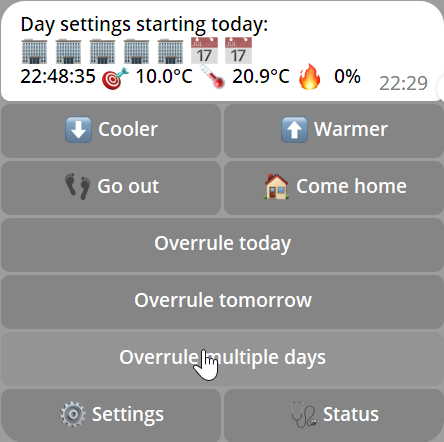
#> input picture 02 User interface/Example - holiday/Step 1.png, 444 x 442 px, given in place of firmware-home.ppm, which was not available
$ python export_remote_gallery.py
#> lines starting #> are read from the running program, lines starting #| are printed output that depends on the picture
"""Export native firmware framebuffer examples; run check_remote_native.cmd first."""
from pathlib import Path
from PIL import Image, ImageDraw
import html
root=Path(__file__).resolve().parents[1]
out=root/'artifacts/remote-ui'
groups=[('Menus', [('home','Hoofdpagina'),('menu','Menu'),('today','Vandaag'),('tomorrow','Morgen'),('period','Meer dagen'),('multiple','Dagtype meer dagen'),('settings','Instellingen'),('week','Weekschema'),('weekday','Dagtype weekschema')]),('Instellingen', [('times','Tijden'),('home-times','Tijden thuiswerken'),('office-times','Tijden kantoor'),('weekend-times','Tijden weekend'),('temperatures','Temperaturen'),('more','Meer instellingen'),('status','Verbindingsstatus'),('service','Service')]),('Bewerken en meldingen', [('edit-time','Tijd aanpassen'),('edit-comfort','Comforttemperatuur'),('edit-night','Nachttemperatuur'),('edit-offset','Sensorcorrectie'),('edit-duration','Aantal dagen'),('edit-unlimited','Onbeperkt'),('confirm-day','Dagtype bevestigen'),('confirm-auto','Automatisch bevestigen'),('confirm-restart','Herstart bevestigen'),('connecting','Verbinden'),('disconnected','Geen verbinding'),('radio-error','Radiofout')])]
parts=['<!doctype html><html lang="nl"><meta charset="utf-8"><title>Remote schermvoorbeelden</title><style>body{font:16px system-ui;background:#eee;color:#222;margin:24px}section{display:flex;flex-wrap:wrap;gap:20px}figure{margin:0 0 20px;background:white;padding:12px;border-radius:8px}figcaption{margin-bottom:10px}img{width:240px;height:320px}</style><h1>Remote schermvoorbeelden</h1><p>Getekend door de firmware op de computer, met voorbeeldwaarden.</p>']
for idx,(title,items) in enumerate(groups,1):
    cols=4;rows=(len(items)+cols-1)//cols
    sheet=Image.new('RGB',(cols*260,rows*360),'#eeeeee');d=ImageDraw.Draw(sheet)
#> after `sheet = Image.new('RGB', (cols * 260, rows * 360), '#eeeeee')`: sheet: PIL image 1040x1080 RGB; every value is 238
    parts.append('<h2>'+title+'</h2><section>')
    for n,(name,label) in enumerate(items):
        im=Image.open(out/('firmware-'+name+'.ppm'));im.save(out/('example-'+name+'.png'))
#> further down, im is the input picture: PIL image 444x442 RGB; mean R, G, B 161.3, 161.1, 161.2
        x=(n%cols)*260+10;y=(n//cols)*360
        d.text((x,y+8),label,fill='#222222');sheet.paste(im,(x,y+30))
#> after `sheet.paste(im, (x, y + 30))`:
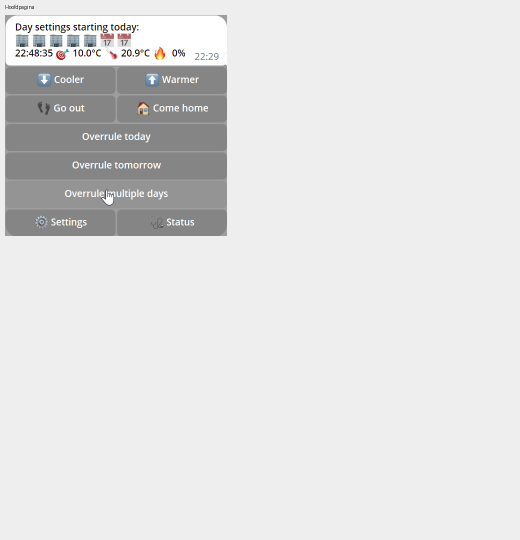
#> sheet: PIL image 1040x1080 RGB (shown at 1/2 size); mean R, G, B 224.6, 224.5, 224.6
#> (the run stopped early here; a loop or call above may not have finished)

$ run again, on 02 User interface/Example - holiday/Step 2.png
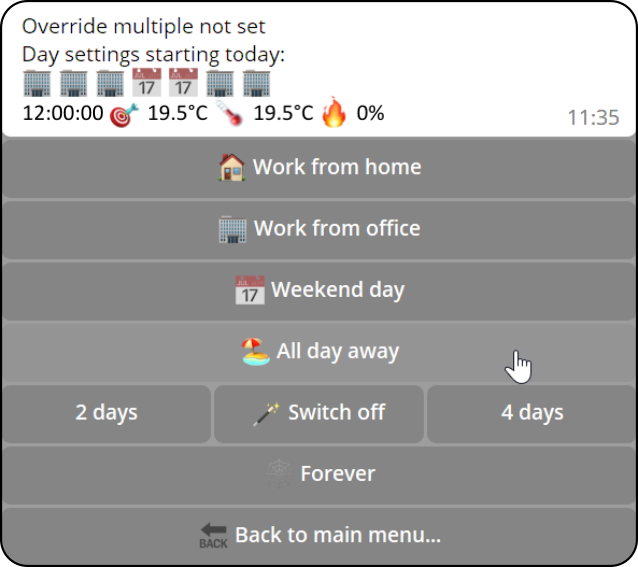
#> input picture 02 User interface/Example - holiday/Step 2.png, 638 x 567 px, given in place of firmware-home.ppm, which was not available
#> im is the input picture: PIL image 638x567 RGBA; mean R, G, B, A 161.3, 160.9, 160.8, 254.5
#> `sheet.paste(im, (x, y + 30))`:
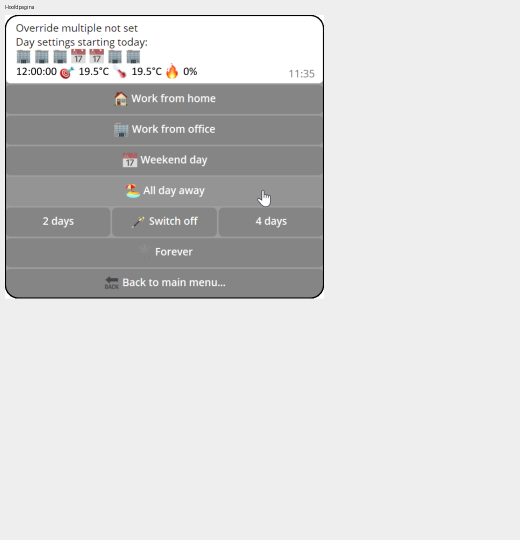
#> sheet: PIL image 1040x1080 RGB (shown at 1/2 size); mean R, G, B 213.3, 213.1, 213.1

$ run again, on 02 User interface/Example - holiday/Step 3.png
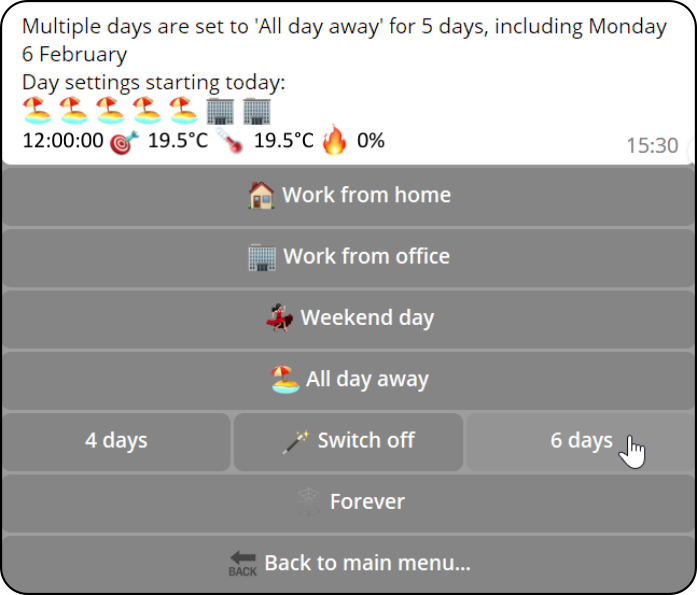
#> input picture 02 User interface/Example - holiday/Step 3.png, 697 x 595 px, given in place of firmware-home.ppm, which was not available
#> im is the input picture: PIL image 697x595 RGBA; mean R, G, B, A 164.3, 163.9, 163.5, 254.6
#> `sheet.paste(im, (x, y + 30))`:
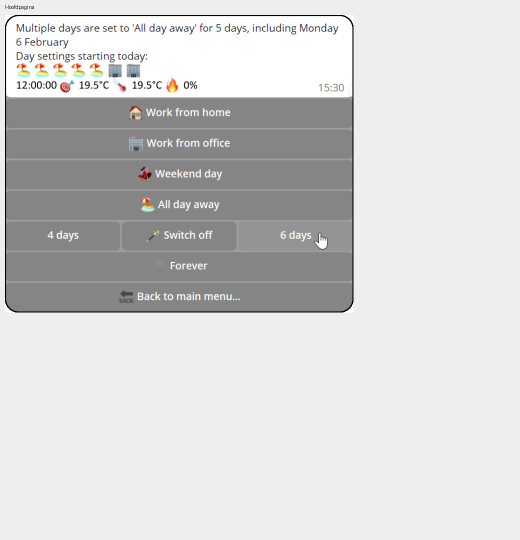
#> sheet: PIL image 1040x1080 RGB (shown at 1/2 size); mean R, G, B 210.8, 210.6, 210.5
